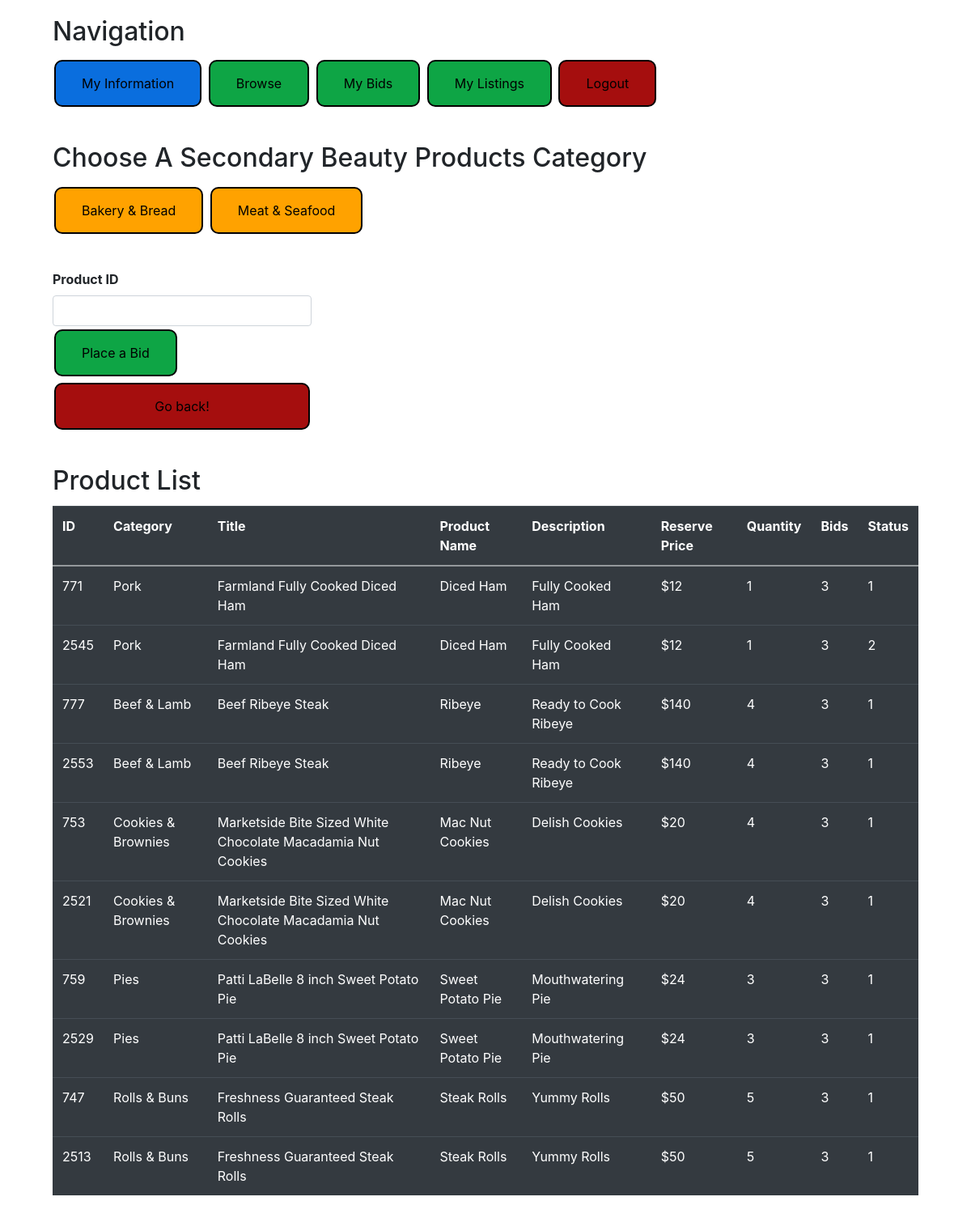
The page /grocery on the database its author committed.
### tables this page shows
CREATE TABLE Auction_Listings_new
(
    Seller_Email        TEXT,
    Listing_ID          INTEGER,
    Category            TEXT,
    Auction_Title       TEXT,
    Product_Name        TEXT,
    Product_Description TEXT,
    Quantity            INTEGER,
    Reserve_Price       TEXT,
    Max_bids            INTEGER,
    Status              INTEGER
);

### lionauction.py (the view)
@app.route('/grocery', methods=['POST', 'GET'])
def grocery():
    connection = sql.connect('user.sqlite')
    cursor = connection.execute('SELECT * FROM Auction_Listings_new '
                                'WHERE Category = ? OR Category = ? OR Category = ? OR Category = ? OR Category = ? OR Category = ? AND Status == 1 ORDER BY Reserve_Price ASC;',
                                ("Cookies & Brownies", "Pies", "Rolls & Buns", "Beef & Lamb", "Pork", "Seafood"))
    result = cursor.fetchall()
    return render_template('grocery.html', result=result)

### templates/grocery.html (shortened to what this page needs)
<!DOCTYPE html>
<html lang="en" dir="ltr">
<head>
    <link rel="stylesheet" href="https://stackpath.bootstrapcdn.com/bootstrap/4.4.1/css/bootstrap.min.css"
>
</head>
<body>
<div class="container-sm">
    <div class="card-body">
        <h2 class="card-title">Navigation</h2>
        <a class="button button2" href="/myinformation" role="button">My Information</a>
        <a class="button button4" href="/browse" role="button">Browse</a>
        <a class="button button4" href="/my_bids" role="button">My Bids</a>
        <a class="button button4" href="/my_listings" role="button">My Listings</a>
        <a class="button button3" href="/" role="button">Logout</a>
    </div>
</div>
<div class="container-sm">
    <div class="card-body">
        <h2 class="card-title">Choose A Secondary Beauty Products Category</h2>
        <a class="button button5" href="/bakery" role="button">Bakery & Bread</a>
        <a class="button button5" href="/meat" role="button">Meat & Seafood</a>
    </div>
<div class="card-body" style = "display: inline-block;">
            <label for="ProductID"><b>Product ID</b></label>
            <form id = 'formset' action="/place_bid" method="POST">
                <input type="text" name="id" required class="form-control">
                <button class="button button4" type="submit" role="button" name="bid" value = "bid">Place a Bid</button>
            </form>
            <input class="button button3" value="Go back!" onclick="history.back()">
        </div>
</div>
<div class="container-sm">
    <div class="card-body">
        <h2 class="card-title">Product List</h2>
        <table class="table table-dark clickable-row">
            <tr>
                <th scope="col"> ID</th>
                <th scope="col"> Category</th>
                <th scope="col"> Title</th>
                <th scope="col"> Product Name</th>
                <th scope="col"> Description</th>
                <th scope="col"> Reserve Price</th>
                <th scope="col"> Quantity</th>
                <th scope="col"> Bids</th>
                <th scope="col"> Status</th>
            </tr>
            <tbody>
            {% for email, id, category, title, product_name, description, quantity, price, bids, status in result %}
                <tr>
                    <td> {{ id }} </td>
                    <td> {{ category }} </td>
                    <td> {{ title }} </td>
                    <td> {{ product_name }} </td>
                    <td> {{ description }} </td>
                    <td> {{ price }} </td>
                    <td> {{ quantity }} </td>
                    <td> {{ bids }} </td>
                    <td> {{ status }} </td>
                </tr>
            {% endfor %}
            </tbody>
        </table>
    </div>
</div>
</body>
</html>

### templates/grocery.html (style rules this page uses)
.button { background-color: #4CAF50; border: 2px solid black; color: black; padding: 15px 32px; text-align: center; text-decoration: none; display: inline-block; font-size: 16px; margin: 4px 2px; cursor: pointer; border-radius: 10px; }
.button2 { background-color: #0A6EDE; }
.button3 { background-color: #A50E0E; }
.button4 { background-color: #0EA545; }
.button5 { background-color: #FFA200; }

### rows shown on the page
Auction_Listings_new: Listing_ID "771", Category "Pork", Auction_Title "Farmland Fully Cooked Diced Ham", Product_Name "Diced Ham", Product_Description "Fully Cooked Ham", Reserve_Price "$12", Quantity "1", Max_bids "3", Status "1"
Auction_Listings_new: Listing_ID "2545", Category "Pork", Auction_Title "Farmland Fully Cooked Diced Ham", Product_Name "Diced Ham", Product_Description "Fully Cooked Ham", Reserve_Price "$12", Quantity "1", Max_bids "3", Status "2"
Auction_Listings_new: Listing_ID "777", Category "Beef & Lamb", Auction_Title "Beef Ribeye Steak", Product_Name "Ribeye", Product_Description "Ready to Cook Ribeye", Reserve_Price "$140", Quantity "4", Max_bids "3", Status "1"
Auction_Listings_new: Listing_ID "2553", Category "Beef & Lamb", Auction_Title "Beef Ribeye Steak", Product_Name "Ribeye", Product_Description "Ready to Cook Ribeye", Reserve_Price "$140", Quantity "4", Max_bids "3", Status "1"
Auction_Listings_new: Listing_ID "753", Category "Cookies & Brownies", Auction_Title "Marketside Bite Sized White Chocolate Macadamia Nut Cookies", Product_Name "Mac Nut Cookies", Product_Description "Delish Cookies", Reserve_Price "$20", Quantity "4", Max_bids "3", Status "1"
Auction_Listings_new: Listing_ID "2521", Category "Cookies & Brownies", Auction_Title "Marketside Bite Sized White Chocolate Macadamia Nut Cookies", Product_Name "Mac Nut Cookies", Product_Description "Delish Cookies", Reserve_Price "$20", Quantity "4", Max_bids "3", Status "1"
Auction_Listings_new: Listing_ID "759", Category "Pies", Auction_Title "Patti LaBelle 8 inch Sweet Potato Pie", Product_Name "Sweet Potato Pie", Product_Description "Mouthwatering Pie", Reserve_Price "$24", Quantity "3", Max_bids "3", Status "1"
Auction_Listings_new: Listing_ID "2529", Category "Pies", Auction_Title "Patti LaBelle 8 inch Sweet Potato Pie", Product_Name "Sweet Potato Pie", Product_Description "Mouthwatering Pie", Reserve_Price "$24", Quantity "3", Max_bids "3", Status "1"
Auction_Listings_new: Listing_ID "747", Category "Rolls & Buns", Auction_Title "Freshness Guaranteed Steak Rolls", Product_Name "Steak Rolls", Product_Description "Yummy Rolls", Reserve_Price "$50", Quantity "5", Max_bids "3", Status "1"
Auction_Listings_new: Listing_ID "2513", Category "Rolls & Buns", Auction_Title "Freshness Guaranteed Steak Rolls", Product_Name "Steak Rolls", Product_Description "Yummy Rolls", Reserve_Price "$50", Quantity "5", Max_bids "3", Status "1"
